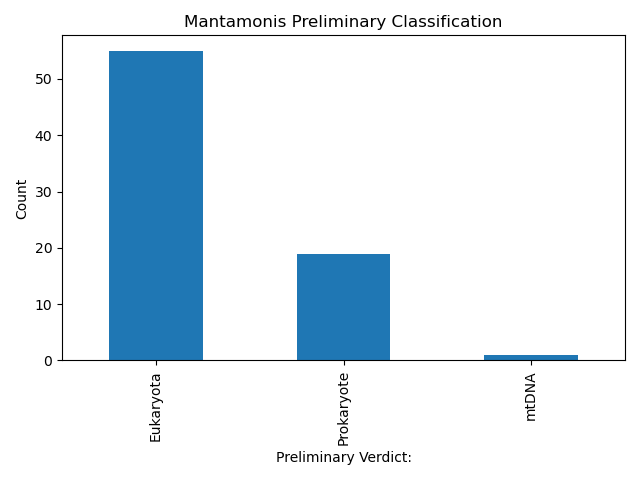

This chart was generated by the following Python code:
import pandas as pd
import matplotlib.pyplot as plt

# Load the Excel file
df = pd.read_excel("Mantamonis_bacterial_contamination_analysis.xlsx")

# Count the values in the Preliminary Verdict column
counts = df["Preliminary Verdict:"].value_counts()

# Plot the bar chart
counts.plot(kind="bar")
plt.xlabel("Preliminary Verdict:")
plt.ylabel("Count")
plt.title("Mantamonis Preliminary Classification")
plt.tight_layout()

# Save the figure
plt.savefig("preliminary_classification.png")
